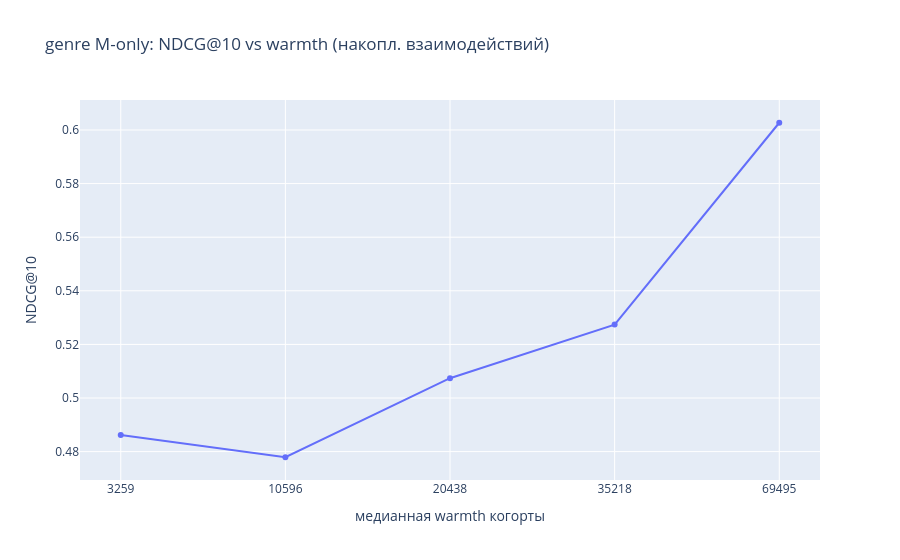

Notebook code for this chart:
### Code cell
fig = px.line(tab.with_columns(pl.col("med_warmth").cast(pl.Int64).cast(pl.Utf8)).to_pandas(),
              x="med_warmth", y="ndcg", markers=True,
              title="genre M-only: NDCG@10 vs warmth (накопл. взаимодействий)",
              labels={"med_warmth": "медианная warmth когорты", "ndcg": "NDCG@10"})
fig.show()

print("Истинно холодный хвост (genre test):")
for thr in [10, 50, 200, 1000, 5000]:
    sub = co.filter(pl.col("warmth") < thr)
    if sub.height:
        print(f"  warmth<{thr:>5}: n={sub.height:>6} ({sub.height/co.height*100:4.1f}%)  NDCG@10={sub['ndcg'].mean():.4f}")
    else:
        print(f"  warmth<{thr:>5}: 0")
print(f"  warmth==0 (нет истории): n={co.filter(pl.col('warmth')==0).height}")

### Figure 1 — Plotly figure (JSON) as saved in the notebook; plotly's stock layout.template omitted (floating-point values rounded to 4 significant figures)
{"data": [{"hovertemplate": "медианная warmth когорты=%{x}<br>NDCG@10=%{y}<extra></extra>", "legendgroup": "", "line": {"color": "#636efa", "dash": "solid"}, "marker": {"symbol": "circle"}, "mode": "lines+markers", "name": "", "orientation": "v", "showlegend": false, "type": "scatter", "x": ["3259", "10596", "20438", "35218", "69495"], "xaxis": "x", "y": [0.4862, 0.4779, 0.5074, 0.5274, 0.6027], "yaxis": "y"}], "layout": {"legend": {"tracegroupgap": 0}, "title": {"text": "genre M-only: NDCG@10 vs warmth (накопл. взаимодействий)"}, "xaxis": {"anchor": "y", "domain": [0, 1], "title": {"text": "медианная warmth когорты"}}, "yaxis": {"anchor": "x", "domain": [0, 1], "title": {"text": "NDCG@10"}}}}
